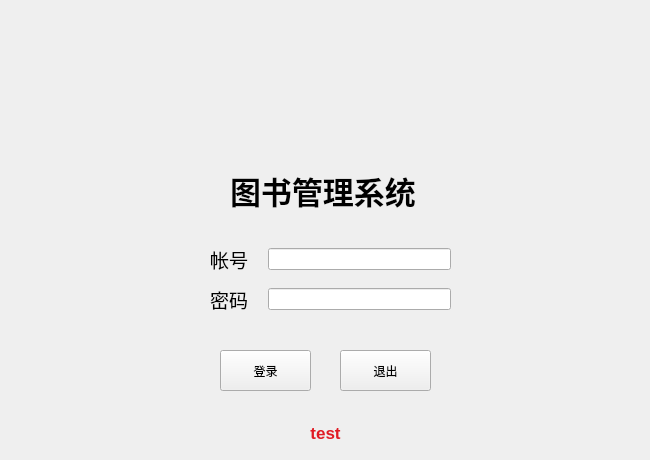
<?xml version="1.0" encoding="UTF-8"?>
<ui version="4.0">
 <class>MainWindow</class>
 <widget class="QMainWindow" name="MainWindow">
  <property name="geometry">
   <rect>
    <x>0</x>
    <y>0</y>
    <width>650</width>
    <height>460</height>
   </rect>
  </property>
  <property name="sizePolicy">
   <sizepolicy hsizetype="Preferred" vsizetype="Preferred">
    <horstretch>0</horstretch>
    <verstretch>0</verstretch>
   </sizepolicy>
  </property>
  <property name="minimumSize">
   <size>
    <width>650</width>
    <height>460</height>
   </size>
  </property>
  <property name="maximumSize">
   <size>
    <width>650</width>
    <height>460</height>
   </size>
  </property>
  <property name="windowTitle">
   <string>登录</string>
  </property>
  <property name="windowIcon">
   <iconset resource="resource.qrc">
    <normaloff>:/sources/icons/Apps-Library-icon.png</normaloff>:/sources/icons/Apps-Library-icon.png</iconset>
  </property>
  <widget class="QWidget" name="centralwidget">
   <widget class="QLabel" name="label">
    <property name="geometry">
     <rect>
      <x>270</x>
      <y>40</y>
      <width>101</width>
      <height>101</height>
     </rect>
    </property>
    <property name="styleSheet">
     <string notr="true"/>
    </property>
    <property name="text">
     <string/>
    </property>
    <property name="pixmap">
     <pixmap resource="resource.qrc">:/sources/icons/Apps-Library-icon.png</pixmap>
    </property>
    <property name="scaledContents">
     <bool>true</bool>
    </property>
   </widget>
   <widget class="QLabel" name="label_2">
    <property name="geometry">
     <rect>
      <x>230</x>
      <y>170</y>
      <width>191</width>
      <height>41</height>
     </rect>
    </property>
    <property name="font">
     <font>
      <family>Microsoft YaHei UI</family>
      <pointsize>23</pointsize>
      <weight>75</weight>
      <bold>true</bold>
     </font>
    </property>
    <property name="text">
     <string>图书管理系统</string>
    </property>
   </widget>
   <widget class="QWidget" name="layoutWidget">
    <property name="geometry">
     <rect>
      <x>210</x>
      <y>280</y>
      <width>241</width>
      <height>39</height>
     </rect>
    </property>
    <layout class="QHBoxLayout" name="horizontalLayout_2">
     <property name="spacing">
      <number>20</number>
     </property>
     <item>
      <widget class="QLabel" name="label_4">
       <property name="font">
        <font>
         <family>Microsoft YaHei UI</family>
         <pointsize>14</pointsize>
        </font>
       </property>
       <property name="text">
        <string>密码</string>
       </property>
      </widget>
     </item>
     <item>
      <widget class="QLineEdit" name="userPasswordText">
       <property name="echoMode">
        <enum>QLineEdit::Password</enum>
       </property>
      </widget>
     </item>
    </layout>
   </widget>
   <widget class="QPushButton" name="loginExec">
    <property name="geometry">
     <rect>
      <x>220</x>
      <y>350</y>
      <width>91</width>
      <height>41</height>
     </rect>
    </property>
    <property name="font">
     <font>
      <family>Microsoft YaHei UI</family>
     </font>
    </property>
    <property name="cursor">
     <cursorShape>PointingHandCursor</cursorShape>
    </property>
    <property name="focusPolicy">
     <enum>Qt::NoFocus</enum>
    </property>
    <property name="text">
     <string>登录</string>
    </property>
    <property name="shortcut">
     <string>Return</string>
    </property>
   </widget>
   <widget class="QLabel" name="loginStatusBar">
    <property name="geometry">
     <rect>
      <x>210</x>
      <y>420</y>
      <width>231</width>
      <height>25</height>
     </rect>
    </property>
    <property name="font">
     <font>
      <family>Microsoft YaHei UI</family>
      <pointsize>13</pointsize>
      <weight>75</weight>
      <bold>true</bold>
     </font>
    </property>
    <property name="styleSheet">
     <string notr="true">color:rgb(224, 27, 36)</string>
    </property>
    <property name="text">
     <string>test</string>
    </property>
    <property name="alignment">
     <set>Qt::AlignCenter</set>
    </property>
   </widget>
   <widget class="QWidget" name="layoutWidget">
    <property name="geometry">
     <rect>
      <x>210</x>
      <y>240</y>
      <width>241</width>
      <height>39</height>
     </rect>
    </property>
    <layout class="QHBoxLayout" name="horizontalLayout">
     <property name="spacing">
      <number>20</number>
     </property>
     <item>
      <widget class="QLabel" name="label_3">
       <property name="font">
        <font>
         <family>Microsoft YaHei UI</family>
         <pointsize>14</pointsize>
        </font>
       </property>
       <property name="text">
        <string>帐号</string>
       </property>
      </widget>
     </item>
     <item>
      <widget class="QLineEdit" name="userIdText"/>
     </item>
    </layout>
   </widget>
   <widget class="QPushButton" name="exitExec">
    <property name="geometry">
     <rect>
      <x>340</x>
      <y>350</y>
      <width>91</width>
      <height>41</height>
     </rect>
    </property>
    <property name="font">
     <font>
      <family>Microsoft YaHei UI</family>
     </font>
    </property>
    <property name="cursor">
     <cursorShape>PointingHandCursor</cursorShape>
    </property>
    <property name="focusPolicy">
     <enum>Qt::NoFocus</enum>
    </property>
    <property name="text">
     <string>退出</string>
    </property>
   </widget>
  </widget>
 </widget>
 <resources>
  <include location="resource.qrc"/>
 </resources>
 <connections/>
</ui>
